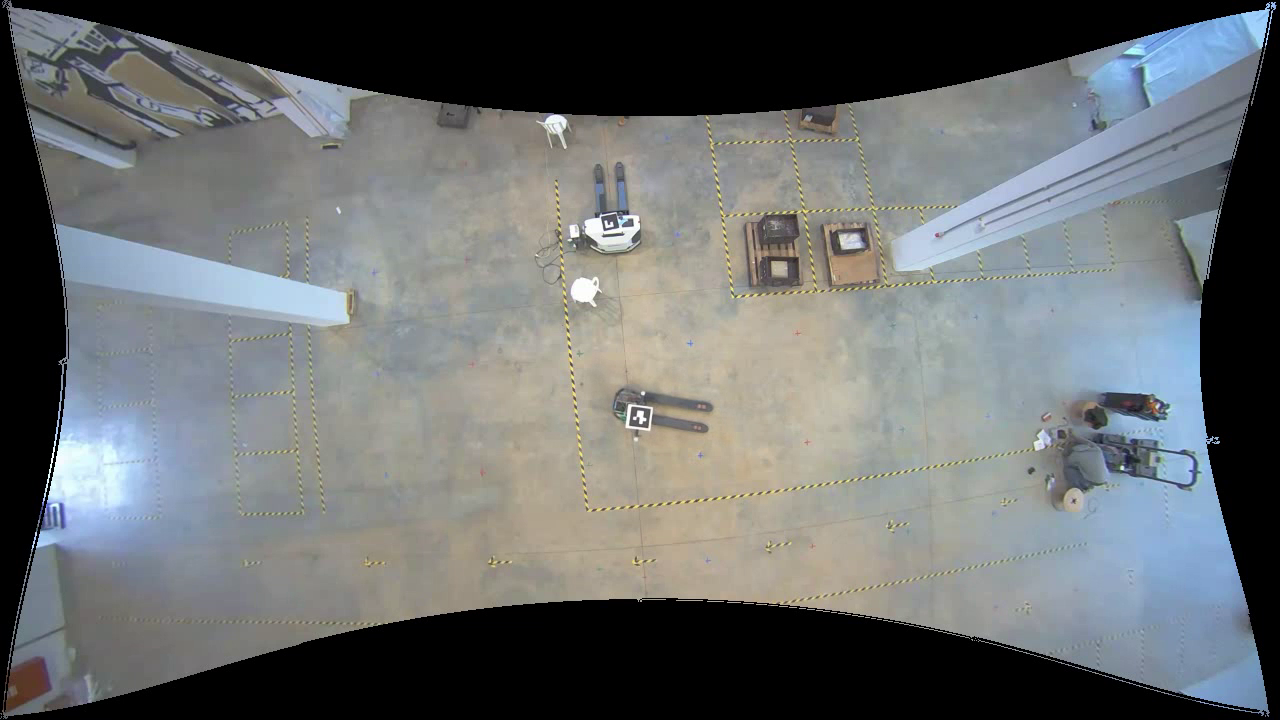
#> input picture obb/images/v1_frame_000154.png, 1280 x 720 px, given in place of v2_frame_004820.png, which was not available
$ jupyter execute --allow-errors obb_find_lowest_1.ipynb   (text cells are left out)
#> lines starting #> are read from the running program, lines starting #| are printed output that depends on the picture; after the words box and inside, x2 and y2 are one past the last pixel; in counts of white or black regions, pixels touching at a corner belong together
[cell 1]
import os
import shutil
import math
import heapq
import numpy as np
import cv2
from tqdm import tqdm
from matplotlib import pyplot as plt
from collections import defaultdict

[cell 2]
num_lowest = 60
scores_file_path = './overlap_scores.txt'
labels_dir = './labels'
src_dir = './images'
dst_dir = './lowest'
score_param_names = ['class', 'iou', 'confidence']
vertices = [f'v{i}' for i in range(1, 9)]
score_param_names.extend(vertices)
label_param_names = [v for v in vertices]
label_param_names.extend(['class'])
blacks = defaultdict(int) # 'blacks' are negative scores
gap = defaultdict(int)
clserr = defaultdict(int)
fp = defaultdict(int)
fn = defaultdict(int)
image_scores = defaultdict(list)
image_labels = defaultdict(list)

[cell 3]
def display(img, title):
    plt.imshow(img)
    plt.title(title)
    plt.show()

[cell 4]
with open(scores_file_path, 'r') as scores_file:
#> (reads obb/overlap_scores.txt from the repository)
    for scores in scores_file:
        score_params = {}
        vals = scores.strip().split(' ')
        for i, p in enumerate(vals[1:]):
            score_params[score_param_names[i]] = p
        image_scores[vals[0]].append(score_params)

#> (a cell that did not finish here is left out)

[cell 6]
imnames = list(image_scores.keys())

for imname in imnames:
    score_objects = len(image_scores[imname])
    label_objects = len(image_labels[imname])

[cell 7]
def find_center(vertices):
    size = len(vertices)
    vxy = ([[vertices[i], vertices[i+1]] for i in range(0, size, 2)])
    min_x = min([v[0] for v in vxy])
    max_x = max([v[0] for v in vxy])
    min_y = min([v[1] for v in vxy])
    max_y = max([v[1] for v in vxy])

    return [(min_x+max_x)/2, (min_y+max_y)/2]

[cell 8]
def find_dist(c1, c2):
    return math.sqrt((c1[0]-c2[0])**2. + (c1[1]-c2[1])**2)

[cell 9]
imnames = list(image_scores.keys())

for imname in imnames:
    # Assign a black_points for the difference in no. of found objects
    score_objects = len(image_scores[imname])
    label_objects = len(image_labels[imname])
    blacks[imname] += abs(score_objects - label_objects)
    gap[imname] += abs(score_objects - label_objects)

    # Find upper common denominator of objects in both score/label of the image
    common = min(score_objects, label_objects)

    # Find the nearest labeled object to every scored object
    # Add a black point if the classes of 2 mostly-aligned objects are different
    score_centers = []
    label_centers = []
    for i in range(score_objects):
        score_vertices = [float(image_scores[imname][i][f'v{j}']) for j in range(1, 9)]
        score_centers.append(find_center(score_vertices))
    for i in range(label_objects):
        label_vertices = [int(image_labels[imname][i][f'v{j}']) for j in range(1, 9)]
        label_centers.append(find_center(label_vertices))
    dists = []
    for i, score_center in enumerate(score_centers):
        for j, label_center in enumerate(label_centers):
            dist = find_dist(score_center, label_center)
            heapq.heappush(dists, (dist, i, j))

    smallest = heapq.nsmallest(common, dists)
    for s in smallest:
        i = s[1]
        j = s[2]
        if image_scores[imname][i]['class'] != image_labels[imname][j]['class']:
            blacks[imname] += 1
            clserr[imname] += 1

    # Add a black point in case confidence < 0.7 and iou > 0.5
    for i in range(score_objects):
        if float(image_scores[imname][i]['confidence']) < 0.7 and float(image_scores[imname][i]['iou']) > 0.5:
            blacks[imname] += 1
            fp[imname] += 1

    # Add a black point in case confidence > 0.3 and iou < 0.5
    for i in range(score_objects):
        if float(image_scores[imname][i]['confidence']) > 0.3 and float(image_scores[imname][i]['iou']) < 0.5:
            blacks[imname] += 1
            fn[imname] += 1

[cell 10]
sorted_by_score = list(blacks.items())
sorted_by_score.sort(key=lambda x:x[1], reverse=True)
lowest = sorted_by_score[:num_lowest]

[cell 11]
debug_image = 'v4_frame_000669'
imnames = [l[0] for l in lowest]

for imname in tqdm(imnames):
    label_objects = len(image_labels[imname])
    score_objects = len(image_scores[imname])
    fname = f'{imname}.png'
    img = cv2.imread(os.path.join(src_dir, fname))
#> img is the input picture: shape (720, 1280, 3); mean B, G, R 110.5, 109.6, 106.1

    for i in range(label_objects):
        x1 = int(image_labels[imname][i]['v1'])
        y1 = int(image_labels[imname][i]['v2'])
        x2 = int(image_labels[imname][i]['v3'])
        y2 = int(image_labels[imname][i]['v4'])
        x3 = int(image_labels[imname][i]['v5'])
        y3 = int(image_labels[imname][i]['v6'])
        x4 = int(image_labels[imname][i]['v7'])
        y4 = int(image_labels[imname][i]['v8'])

        pts = [[x1, y1], [x2, y2], [x3, y3], [x4, y4]]
        pts = np.array(pts, dtype=np.int32)
        _ = cv2.polylines(img, [pts], True, (0, 255, 0), 2)
        object_name = image_labels[imname][i]['class']
        x = int((x1 + x2 + x3 + x4) / 4)
        y = int((y1 + y2 + y3 + y4) / 4) + 30
        _ = cv2.putText(img, object_name, (x, y), cv2.FONT_HERSHEY_SIMPLEX, 0.75, (0, 255, 0), 2)

    for i in range(score_objects):
        if imname == debug_image:
            print(f'score_objects: {score_objects}')
        x1 = float(image_scores[imname][i]['v1'])
        y1 = float(image_scores[imname][i]['v2'])
        x2 = float(image_scores[imname][i]['v3'])
        y2 = float(image_scores[imname][i]['v4'])
        x3 = float(image_scores[imname][i]['v5'])
        y3 = float(image_scores[imname][i]['v6'])
        x4 = float(image_scores[imname][i]['v7'])
        y4 = float(image_scores[imname][i]['v8'])

        pts = [[x1, y1], [x2, y2], [x3, y3], [x4, y4]]
        pts = np.array(pts, dtype=np.int32)
        _ = cv2.polylines(img, [pts], True, (0, 0, 255), 2)
        confidence = float(image_scores[imname][i]["confidence"])
        object_info = f'{image_scores[imname][i]["class"]} {confidence:.1f}'
        if imname == debug_image:
            print(f'i: {i}, object_info: {object_info}')
        x = int((x1 + x2 + x3 + x4) / 4)
        y = int((y1 + y2 + y3 + y4) / 4)
        _ = cv2.putText(img, object_info, (x, y), cv2.FONT_HERSHEY_SIMPLEX, 0.75, (0, 0, 255), 2)
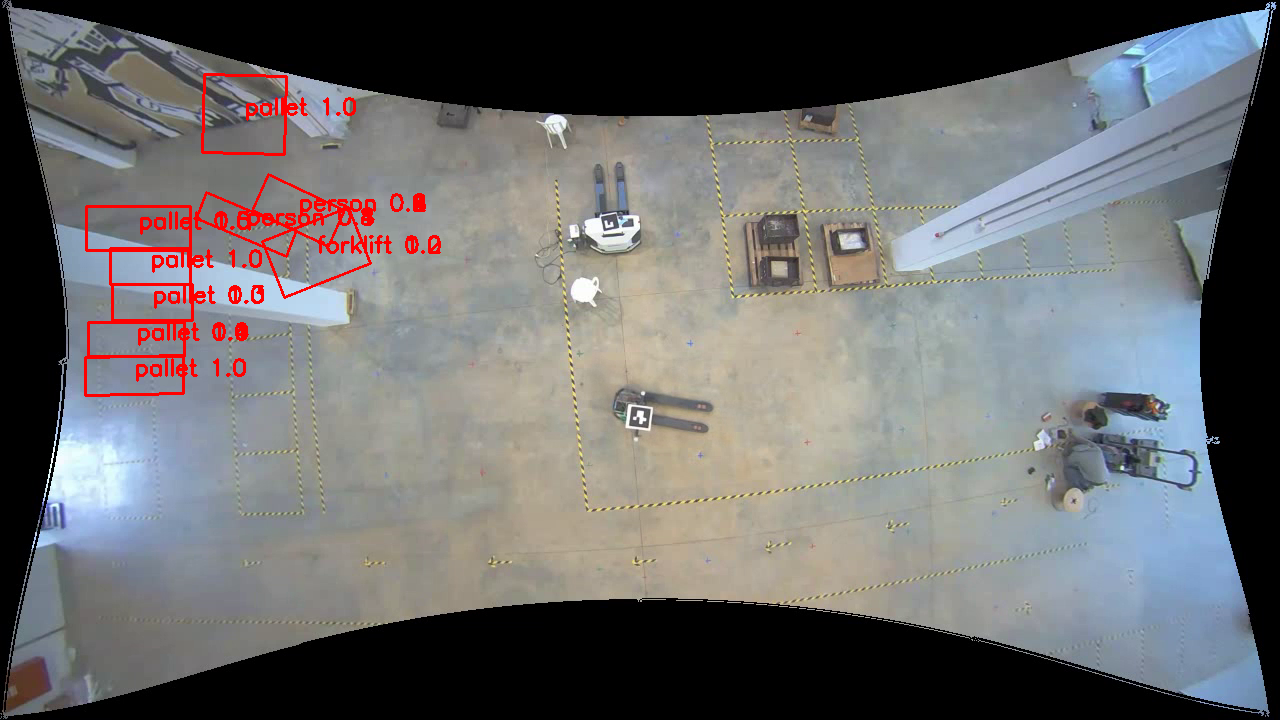
#> img: shape (720, 1280, 3); 1.42% of pixels changed, all inside (x1, y1, x2, y2) = (84, 73, 441, 397)

    dst_name = f'{fname}_{blacks[imname]}_gap_{gap[imname]}_clserr_{clserr[imname]}_fp_{fp[imname]}_fn_{fn[imname]}.png'
    dst = os.path.join(dst_dir, dst_name)
    cv2.imwrite(dst, img)
#> pass 2 of the loop `for imname in tqdm(imnames):`:
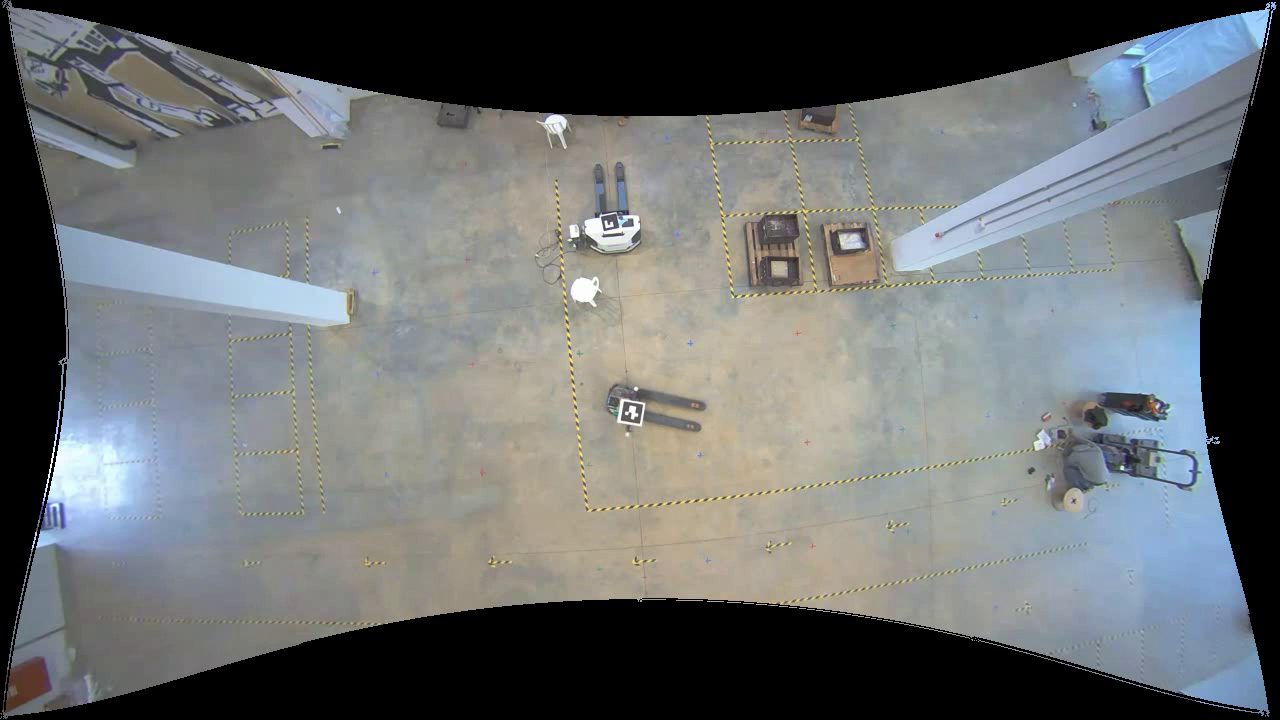
#> input picture obb/images/v1_frame_000158.png, 1280 x 720 px, given in place of v2_frame_004210.png, which was not available
#> img is the input picture: shape (720, 1280, 3); mean B, G, R 110.5, 109.6, 106.2
#> after the loop `for i in range(score_objects):`:
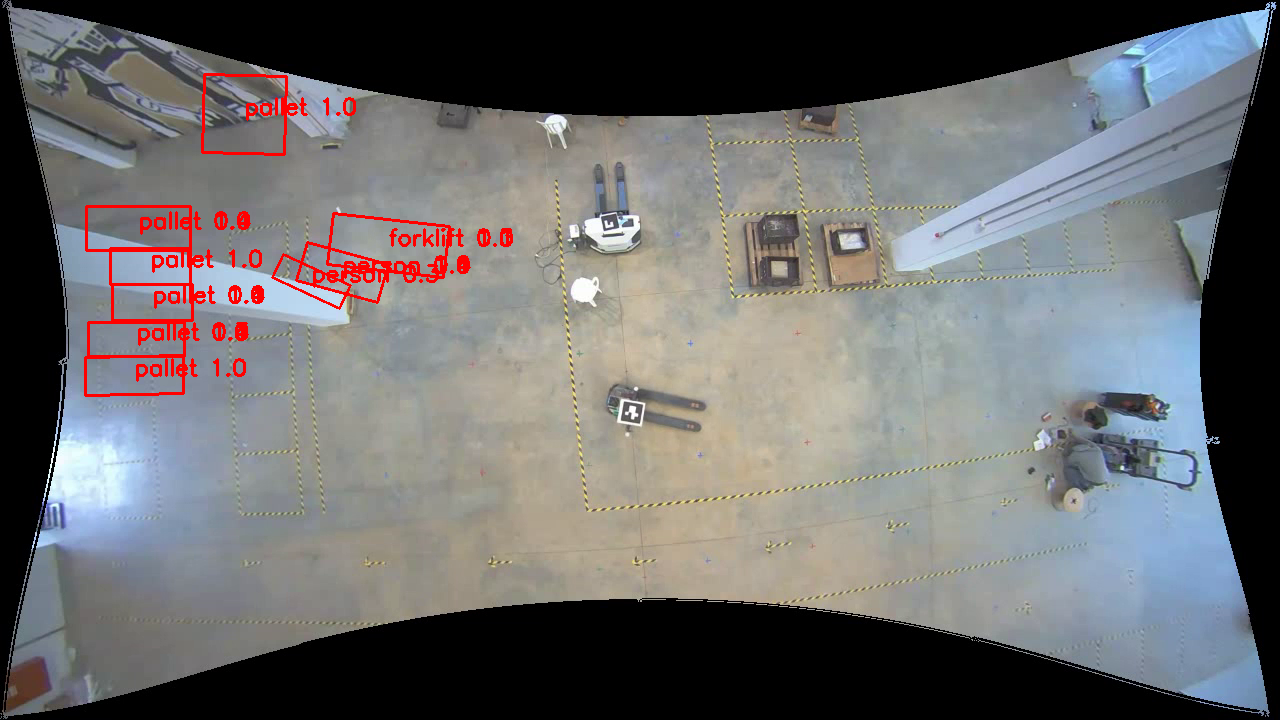
#> img: shape (720, 1280, 3); 1.44% of pixels changed, all inside (x1, y1, x2, y2) = (84, 73, 513, 397)
